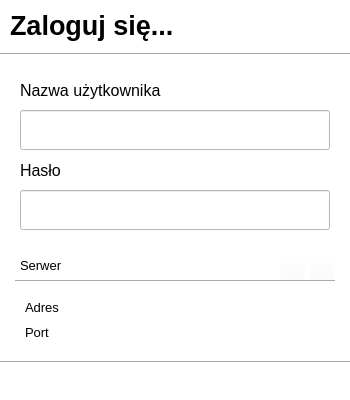
<?xml version="1.0" encoding="UTF-8"?>
<ui version="4.0">
 <class>w_LoggingDialog</class>
 <widget class="QDialog" name="w_LoggingDialog">
  <property name="windowModality">
   <enum>Qt::ApplicationModal</enum>
  </property>
  <property name="geometry">
   <rect>
    <x>0</x>
    <y>0</y>
    <width>350</width>
    <height>400</height>
   </rect>
  </property>
  <property name="minimumSize">
   <size>
    <width>350</width>
    <height>400</height>
   </size>
  </property>
  <property name="maximumSize">
   <size>
    <width>350</width>
    <height>400</height>
   </size>
  </property>
  <property name="windowTitle">
   <string>Dialog</string>
  </property>
  <property name="windowIcon">
   <iconset resource="icons.qrc">
    <normaloff>:/icons/appIcon.png</normaloff>:/icons/appIcon.png</iconset>
  </property>
  <property name="styleSheet">
   <string notr="true">background-color: rgb(255, 255, 255);</string>
  </property>
  <property name="modal">
   <bool>true</bool>
  </property>
  <widget class="QDialogButtonBox" name="buttonBox">
   <property name="geometry">
    <rect>
     <x>0</x>
     <y>360</y>
     <width>350</width>
     <height>40</height>
    </rect>
   </property>
   <property name="minimumSize">
    <size>
     <width>350</width>
     <height>40</height>
    </size>
   </property>
   <property name="maximumSize">
    <size>
     <width>350</width>
     <height>40</height>
    </size>
   </property>
   <property name="font">
    <font>
     <family>Tahoma</family>
     <pointsize>10</pointsize>
     <weight>75</weight>
     <bold>true</bold>
    </font>
   </property>
   <property name="orientation">
    <enum>Qt::Horizontal</enum>
   </property>
   <property name="standardButtons">
    <set>QDialogButtonBox::NoButton</set>
   </property>
   <property name="centerButtons">
    <bool>false</bool>
   </property>
  </widget>
  <widget class="QLabel" name="l_tittle">
   <property name="geometry">
    <rect>
     <x>0</x>
     <y>0</y>
     <width>350</width>
     <height>50</height>
    </rect>
   </property>
   <property name="font">
    <font>
     <family>Tahoma</family>
     <pointsize>20</pointsize>
     <weight>75</weight>
     <bold>true</bold>
    </font>
   </property>
   <property name="text">
    <string>Zaloguj się...</string>
   </property>
   <property name="indent">
    <number>10</number>
   </property>
  </widget>
  <widget class="Line" name="line_top">
   <property name="geometry">
    <rect>
     <x>0</x>
     <y>52</y>
     <width>350</width>
     <height>5</height>
    </rect>
   </property>
   <property name="orientation">
    <enum>Qt::Horizontal</enum>
   </property>
  </widget>
  <widget class="Line" name="line_bot">
   <property name="geometry">
    <rect>
     <x>0</x>
     <y>360</y>
     <width>350</width>
     <height>5</height>
    </rect>
   </property>
   <property name="orientation">
    <enum>Qt::Horizontal</enum>
   </property>
  </widget>
  <widget class="QLabel" name="l_userName">
   <property name="geometry">
    <rect>
     <x>20</x>
     <y>70</y>
     <width>310</width>
     <height>40</height>
    </rect>
   </property>
   <property name="font">
    <font>
     <family>Tahoma</family>
     <pointsize>12</pointsize>
    </font>
   </property>
   <property name="frameShape">
    <enum>QFrame::NoFrame</enum>
   </property>
   <property name="text">
    <string>Nazwa użytkownika</string>
   </property>
   <property name="indent">
    <number>0</number>
   </property>
  </widget>
  <widget class="QLineEdit" name="f_userName">
   <property name="geometry">
    <rect>
     <x>20</x>
     <y>110</y>
     <width>310</width>
     <height>40</height>
    </rect>
   </property>
   <property name="font">
    <font>
     <family>Tahoma</family>
     <pointsize>12</pointsize>
    </font>
   </property>
   <property name="styleSheet">
    <string notr="true">border-color: rgb(0, 0, 0);</string>
   </property>
   <property name="maxLength">
    <number>32</number>
   </property>
   <property name="frame">
    <bool>true</bool>
   </property>
  </widget>
  <widget class="QLabel" name="l_password">
   <property name="geometry">
    <rect>
     <x>20</x>
     <y>150</y>
     <width>310</width>
     <height>40</height>
    </rect>
   </property>
   <property name="font">
    <font>
     <family>Tahoma</family>
     <pointsize>12</pointsize>
    </font>
   </property>
   <property name="frameShape">
    <enum>QFrame::NoFrame</enum>
   </property>
   <property name="text">
    <string>Hasło</string>
   </property>
   <property name="indent">
    <number>0</number>
   </property>
  </widget>
  <widget class="QLineEdit" name="f_password">
   <property name="geometry">
    <rect>
     <x>20</x>
     <y>190</y>
     <width>310</width>
     <height>40</height>
    </rect>
   </property>
   <property name="font">
    <font>
     <family>Tahoma</family>
     <pointsize>12</pointsize>
    </font>
   </property>
   <property name="styleSheet">
    <string notr="true">color: rgb(0, 0, 0);</string>
   </property>
   <property name="maxLength">
    <number>32</number>
   </property>
   <property name="echoMode">
    <enum>QLineEdit::Password</enum>
   </property>
  </widget>
  <widget class="QWidget" name="w_serverConnectionArea" native="true">
   <property name="geometry">
    <rect>
     <x>0</x>
     <y>240</y>
     <width>350</width>
     <height>121</height>
    </rect>
   </property>
   <widget class="QLabel" name="l_serwer">
    <property name="geometry">
     <rect>
      <x>20</x>
      <y>10</y>
      <width>250</width>
      <height>30</height>
     </rect>
    </property>
    <property name="font">
     <font>
      <family>Tahoma</family>
      <pointsize>10</pointsize>
     </font>
    </property>
    <property name="text">
     <string>Serwer</string>
    </property>
    <property name="indent">
     <number>0</number>
    </property>
   </widget>
   <widget class="Line" name="line">
    <property name="geometry">
     <rect>
      <x>15</x>
      <y>40</y>
      <width>320</width>
      <height>3</height>
     </rect>
    </property>
    <property name="orientation">
     <enum>Qt::Horizontal</enum>
    </property>
   </widget>
   <widget class="QToolButton" name="b_configureButton">
    <property name="geometry">
     <rect>
      <x>310</x>
      <y>15</y>
      <width>25</width>
      <height>25</height>
     </rect>
    </property>
    <property name="cursor">
     <cursorShape>PointingHandCursor</cursorShape>
    </property>
    <property name="styleSheet">
     <string notr="true">background-color: rgba(255, 255, 255, 0);
border-width: 0px;
border-color: rgba(255, 255, 255, 0);</string>
    </property>
    <property name="text">
     <string/>
    </property>
    <property name="icon">
     <iconset resource="icons.qrc">
      <normaloff>:/icons/configure2.png</normaloff>:/icons/configure2.png</iconset>
    </property>
    <property name="toolButtonStyle">
     <enum>Qt::ToolButtonFollowStyle</enum>
    </property>
   </widget>
   <widget class="QToolButton" name="b_showHideButton">
    <property name="geometry">
     <rect>
      <x>280</x>
      <y>15</y>
      <width>25</width>
      <height>25</height>
     </rect>
    </property>
    <property name="cursor">
     <cursorShape>PointingHandCursor</cursorShape>
    </property>
    <property name="styleSheet">
     <string notr="true">background-color: rgba(255, 255, 255, 0);
border-width: 0px;
border-color: rgba(255, 255, 255, 0);</string>
    </property>
    <property name="text">
     <string/>
    </property>
    <property name="icon">
     <iconset resource="icons.qrc">
      <normaloff>:/icons/arrow_down.png</normaloff>:/icons/arrow_down.png</iconset>
    </property>
   </widget>
   <widget class="QWidget" name="w_serverInfoArea" native="true">
    <property name="geometry">
     <rect>
      <x>20</x>
      <y>50</y>
      <width>310</width>
      <height>60</height>
     </rect>
    </property>
    <widget class="QLabel" name="l_serverAddress">
     <property name="geometry">
      <rect>
       <x>5</x>
       <y>5</y>
       <width>80</width>
       <height>25</height>
      </rect>
     </property>
     <property name="font">
      <font>
       <family>Tahoma</family>
       <pointsize>10</pointsize>
      </font>
     </property>
     <property name="text">
      <string>Adres</string>
     </property>
     <property name="indent">
      <number>0</number>
     </property>
    </widget>
    <widget class="QLabel" name="l_serverPort">
     <property name="geometry">
      <rect>
       <x>5</x>
       <y>30</y>
       <width>80</width>
       <height>25</height>
      </rect>
     </property>
     <property name="font">
      <font>
       <family>Tahoma</family>
       <pointsize>10</pointsize>
      </font>
     </property>
     <property name="text">
      <string>Port</string>
     </property>
     <property name="indent">
      <number>0</number>
     </property>
    </widget>
    <widget class="QLabel" name="l_Address">
     <property name="geometry">
      <rect>
       <x>85</x>
       <y>5</y>
       <width>220</width>
       <height>25</height>
      </rect>
     </property>
     <property name="font">
      <font>
       <family>Tahoma</family>
       <pointsize>10</pointsize>
      </font>
     </property>
     <property name="text">
      <string/>
     </property>
     <property name="indent">
      <number>0</number>
     </property>
    </widget>
    <widget class="QLabel" name="l_Port">
     <property name="geometry">
      <rect>
       <x>85</x>
       <y>30</y>
       <width>220</width>
       <height>25</height>
      </rect>
     </property>
     <property name="font">
      <font>
       <family>Tahoma</family>
       <pointsize>10</pointsize>
      </font>
     </property>
     <property name="text">
      <string/>
     </property>
     <property name="indent">
      <number>0</number>
     </property>
    </widget>
   </widget>
  </widget>
 </widget>
 <resources>
  <include location="icons.qrc"/>
 </resources>
 <connections>
  <connection>
   <sender>buttonBox</sender>
   <signal>accepted()</signal>
   <receiver>w_LoggingDialog</receiver>
   <slot>accept()</slot>
   <hints>
    <hint type="sourcelabel">
     <x>248</x>
     <y>254</y>
    </hint>
    <hint type="destinationlabel">
     <x>157</x>
     <y>274</y>
    </hint>
   </hints>
  </connection>
  <connection>
   <sender>buttonBox</sender>
   <signal>rejected()</signal>
   <receiver>w_LoggingDialog</receiver>
   <slot>reject()</slot>
   <hints>
    <hint type="sourcelabel">
     <x>316</x>
     <y>260</y>
    </hint>
    <hint type="destinationlabel">
     <x>286</x>
     <y>274</y>
    </hint>
   </hints>
  </connection>
 </connections>
</ui>
